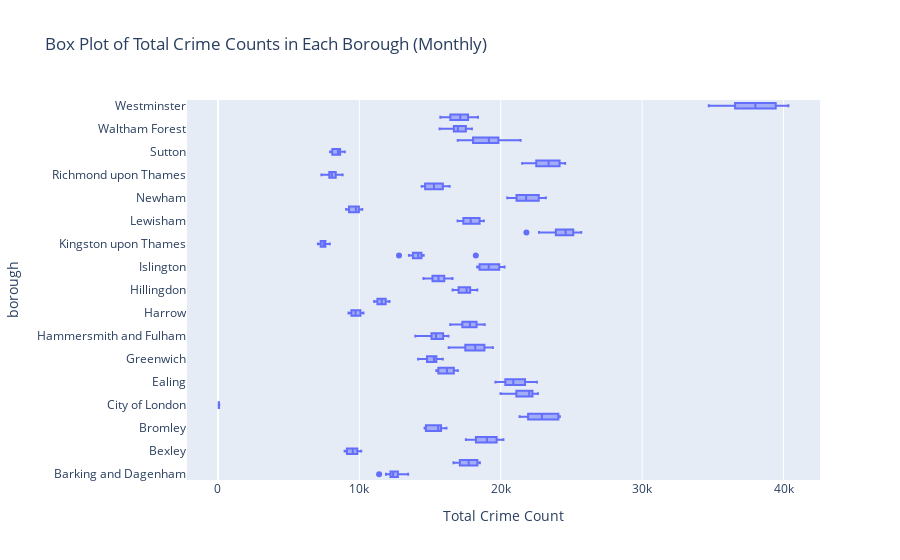

The cell this chart's notebook holds for it:
### Markdown cell above
**CODE EXPLANATION**<br>
- *`fig = px.box(crBrMn, orientation='h', labels={'value': 'Total Crime Count'}`*<br>
syntax ini berguna untuk membuat box plot menggunakan `Plotly Express` yang mengambil data dari variable atau dataframe `crBrMn`.

### Code cell
fig = px.box(crBrMn, orientation='h', labels={'value': 'Total Crime Count'},
             title='Box Plot of Total Crime Counts in Each Borough (Monthly)')
fig.update_layout(legend_title_text='Borough')
fig.show()

### Figure 1 — Plotly figure (JSON) as saved in the notebook; plotly's stock layout.template omitted (floating-point values rounded to 4 significant figures; data arrays with more than 128 entries replaced by an {"elided": "..."} marker saying what was removed)
{"data": [{"alignmentgroup": "True", "hovertemplate": "Total Crime Count=%{x}<br>borough=%{y}<extra></extra>", "legendgroup": "", "marker": {"color": "#636efa"}, "name": "", "notched": false, "offsetgroup": "", "orientation": "h", "showlegend": false, "type": "box", "x": {"elided": "396 int values"}, "x0": " ", "xaxis": "x", "y": {"elided": "396 str values"}, "y0": " ", "yaxis": "y"}], "layout": {"boxmode": "group", "legend": {"title": {"text": "Borough"}, "tracegroupgap": 0}, "title": {"text": "Box Plot of Total Crime Counts in Each Borough (Monthly)"}, "xaxis": {"anchor": "y", "domain": [0, 1], "title": {"text": "Total Crime Count"}}, "yaxis": {"anchor": "x", "domain": [0, 1], "title": {"text": "borough"}}}}
